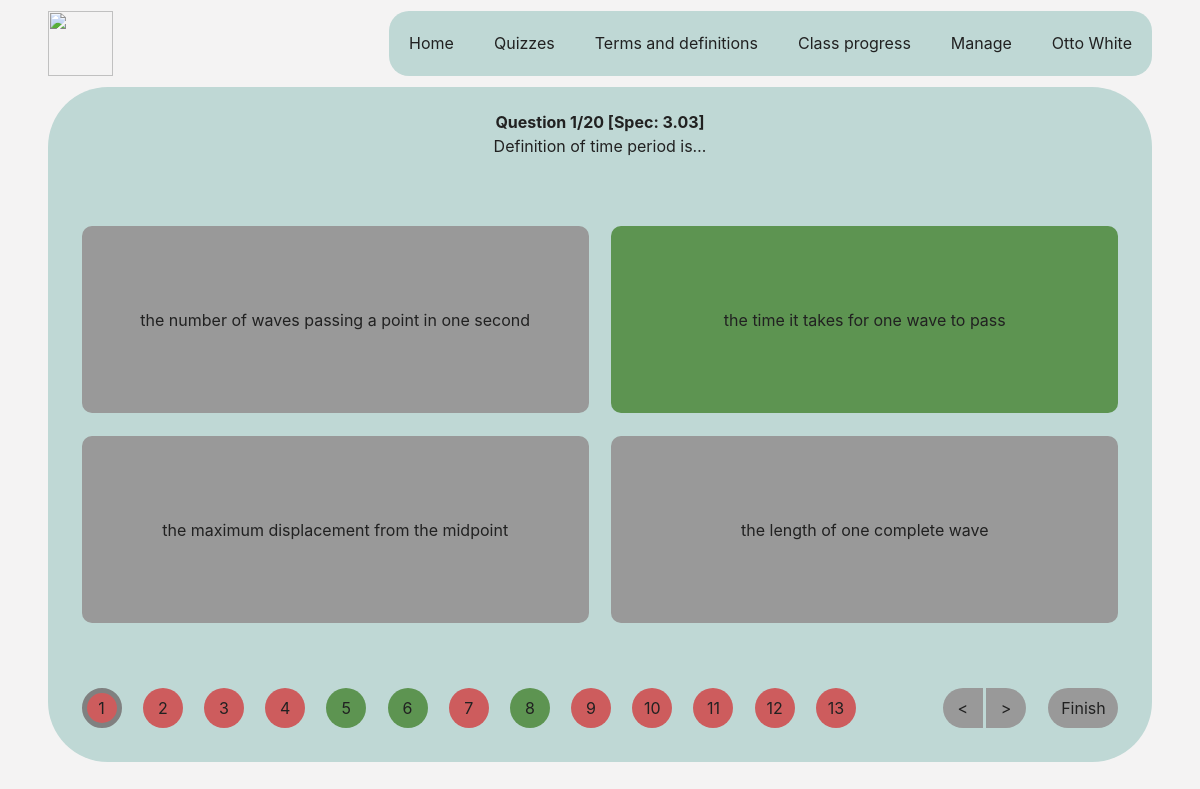
Screenshot of /review_quiz (signed in) with the database file from the repository.
### users/models.py (models this page shows, shortened)
class User(AbstractBaseUser):
    user_id = models.AutoField(primary_key=True)
    username            = models.CharField(unique=False, max_length=60)
    date_joined         = models.DateTimeField(auto_now_add=True)
    last_login          = models.DateTimeField(auto_now=True)
    is_active           = models.BooleanField(default=True)
    is_staff            = models.BooleanField(default=False)
    is_admin            = models.BooleanField(default=False)
    is_superuser        = models.BooleanField(default=False)
    email               = models.EmailField(unique=True, max_length=60)
    first_name          = models.CharField(max_length=60)
    last_name           = models.CharField(max_length=60)
    date_of_birth       = models.DateField()
    last_quiz           = models.TextField()
    USERNAME_FIELD = 'email'
    REQUIRED_FIELDS = ['username', 'first_name', 'last_name', 'date_of_birth']
    objects = UserManager() # linking the User manager created

### main_app/models.py (models this page shows)
class Question(models.Model):
    question_id             = models.AutoField(primary_key=True)
    specification_point     = models.FloatField()
    question                = models.TextField()
    diagram_name            = models.TextField(default='')
    a                       = models.CharField(max_length=50)
    b                       = models.CharField(max_length=50)
    c                       = models.CharField(max_length=50)
    d                       = models.CharField(max_length=50)
    correct_answer          = models.CharField(max_length=1, default='')

### main_app/views.py (the view, shortened to what this page needs)
# urls.py: path('review_quiz', ReviewQuizView.as_view(), name="main-review-quiz"),
class ReviewQuizView(LoginRequiredTemplateView):
    template_name = 'main_app/review_quiz.html'
    def get(self, request):
        current_user = request.user
        last_quiz = eval(current_user.last_quiz) # evaluates the JSON last quiz state
        question_ids = [x[1] for x in last_quiz] # retrieves the question ids
        preserved = Case(*[When(question_id=question_id, then=index) for index, question_id in enumerate(question_ids)])
        question_data = Question.objects.filter(question_id__in=question_ids).order_by(preserved)
        args = {
            'question_data': question_data,
            'title': 'Do quiz',
        }
        return render(request, self.template_name, args)

### main_app/templates/main_app/review_quiz.html (shortened to what this page needs)
{% extends "main_app/logged_in.html" %}
{% block content %}
    {% load static %}
    <div id="context-wrapper">
        {% for question in question_data %}
            {% ifnotequal question.diagram_name "nan" %}
                <p class="question-paragraph q{{ forloop.counter }} diagram">
                    <strong class="q{{ forloop.counter }}">Question {{ forloop.counter }}/{{ question_data.count }} [Spec: {{ question.specification_point }}]</strong>
                    {{ question.question }}
                </p>
                <img class='question-image q{{ forloop.counter }} diagram' src='{% static "main_app/" %}{{question.diagram_name}}'>
            {% else %}
                <p class="question-paragraph q{{ forloop.counter }}">
                    <strong class="q{{ forloop.counter }}">Question {{ forloop.counter }}/{{ question_data.count }} [Spec: {{ question.specification_point }}]</strong>
                    {{ question.question }}
                </p>
            {% endifnotequal %}
        {% endfor %}
    </div>
    {% for question in question_data %}
        {% ifnotequal question.diagram_name "nan" %}
            <div class="answer-box a1-box q{{ forloop.counter }} diagram"><span class="question-span">{{ question.a }}</span></div>
            <div class="answer-box a2-box q{{ forloop.counter }} diagram"><span class="question-span">{{ question.b }}</span></div>
            <div class="answer-box a3-box q{{ forloop.counter }} diagram"><span class="question-span">{{ question.c }}</span></div>
            <div class="answer-box a4-box q{{ forloop.counter }} diagram"><span class="question-span">{{ question.d }}</span></div>
        {% else %}
            <div class="answer-box a1-box q{{ forloop.counter }}"><span class="question-span">{{ question.a }}</span></div>
            <div class="answer-box a2-box q{{ forloop.counter }}"><span class="question-span">{{ question.b }}</span></div>
            <div class="answer-box a3-box q{{ forloop.counter }}"><span class="question-span">{{ question.c }}</span></div>
            <div class="answer-box a4-box q{{ forloop.counter }}"><span class="question-span">{{ question.d }}</span></div>
        {% endifnotequal %}
    {% endfor %}
    <div id="question-numbers-wrapper">
        {% for question in question_data %}
            <div class="question-number" id="q{{ forloop.counter }}-nav" onclick="select_question({{ forloop.counter }})">
                <span class="question-nav-span">{{ forloop.counter }}</span>
            </div>
        {% endfor %}
    </div>
    <div id="nav-items-wrapper">
        <div id="finished-button" onclick="finish_review()"><span id="finished-span">Finish</span></div>
        <div id="next-button" onclick="select_question(current_question + 1)"><span id="next-span"> > </span></div>
        <div id="previous-button" onclick="select_question(current_question - 1)"><span id="previous-span"> < </span></div>
    </div>
{% endblock content %}

### main_app/templates/main_app/logged_in.html (shortened to what this page needs)
{% extends "main_app/base.html" %}
{% block body %}
    <div id="wrapper">
        <div id="top-bar-wrapper">
            <img id="logo-image" src="https://ichef.bbci.co.uk/childrens-responsive-ichef-live/r/320/1x/cbbc/science-logo-final_alt7.png">
            <div id="nav-box">
                {% if user.is_staff %}
                    <ul id="menu-list">
                        <li class="menu-list-item"> <a href="{% url 'main-home' %}" class="menu-list-item-link">Home</a> </li>
                        <li class="menu-list-item"> <a href="{% url 'main-generate-quiz' %}" class="menu-list-item-link">Quizzes</a> </li>
                        <li class="menu-list-item"> <a href="{% url 'main-generate-terms' %}" class="menu-list-item-link">Terms and definitions</a> </li>
                        <li class="menu-list-item"> <a href="#" class="menu-list-item-link">Class progress</a> </li>
                        <li class="menu-list-item"> <a href="#" class="menu-list-item-link">Manage</a> </li>
                        <li class="menu-list-item"> <a href="#" class="menu-list-item-link">{{ user.first_name }} {{ user.last_name }}</a> </li>
                    </ul>
                {% endif %}
            </div>
        </div>
        <div class="content-wrapper">
            <div class="box" id="content">
                {% block content %}{% endblock content %}
            </div>
        </div>
    </div>
{% endblock body %}

### main_app/templates/main_app/base.html (shortened to what this page needs)
<html>
    <head>
        <link rel="stylesheet" href="https://stackpath.bootstrapcdn.com/bootstrap/4.3.1/css/bootstrap.min.css">
    </head>
    <body>
        {% block body %}{% endblock body %}
    </body>
</html>

### main_app/templates/main_app/base.html (style rules this page uses)
:root { --primary-bg: #f4f3f3; --primary-content: #bfd8d5; --primary-text: #212121; --primary-hover: #009688; --secondary-text: #757575; --accent-colour: #999999; }
* { outline: 0px black solid; }
body { background-color: var(--primary-bg); }

### main_app/templates/main_app/logged_in.html (style rules this page uses)
#wrapper { position: relative; height: 100%; }
#top-bar-wrapper { display: grid; grid-template-columns: 1fr 9fr; padding-top: 0.7em; padding-right: 3em; padding-left: 3em; padding-bottom: 0.35em; }
#nav-box { border-radius: 20px; background-color: grey; justify-self: end; background-color: var(--primary-content); }
#logo-image { height: 65px; justify-self: start; }
#menu-list { list-style-type: none; padding: 0; margin: 0; }
.menu-list-item { float: left; padding: 10px; margin: 10px; }
.menu-list-item-link { text-decoration: none; color: var(--primary-text); }
.content-wrapper { display: grid; padding-right: 3em; padding-left: 3em; padding-top: 0.35em; height: 85%; }
.box { border-radius: 60px; padding: 1.4em; color: var(--primary-text); background-color: var(--primary-content); }

### main_app/templates/main_app/review_quiz.html (style rules this page uses)
#content { display: grid; grid-template-columns: repeat(4, 1fr); grid-template-rows: repeat(6, 1fr); }
#context-wrapper { display: grid; grid-template-columns: 1fr 1fr; grid-column: 1/5; grid-row: 1/4; }
#context-wrapper > *:not(.diagram) { grid-column: 1/3; text-align: center; justify-self: center; }
.answer-box { display: grid; margin: 0.7em; text-align: center; background-color: var(--accent-colour); border-radius: 10px; }
.a1-box { grid-column: 1/3; grid-row: 2/4; }
.a2-box { grid-column: 3/5; grid-row: 2/4; }
.a3-box { grid-column: 1/3; grid-row: 4/6; }
.a4-box { grid-column: 3/5; grid-row: 4/6; }
.question-span { justify-self: center; align-self: center; }
#question-numbers-wrapper { display: grid; grid-column: 1/4; grid-row: 6/7; align-self: end; height: auto; grid-gap: 0.7em; grid-template-columns: repeat(30, 50px); overflow-x: scroll; overflow-y: hidden; }
#nav-items-wrapper { grid-column: 4/5; grid-row: 6/7; align-self: end; align-items: end; }
.question-number { display: grid; float: left; height: 40px; width: 40px; margin: 0.7em; border-radius: 100px; background-color: var(--accent-colour); color: var(--primary-text) }
.question-nav-span { justify-self: center; align-self: center; }
.question-paragraph, .answer-box { display: none; }
#previous-button { display: grid; background-color: var(--accent-colour); float: right; height: 40px; width: 40px; margin: 0.7em; margin-right: 0.1em; border-radius: 100px; border-top-right-radius: 0; border-bottom-right-radius: 0; }
#next-button { display: grid; background-color: var(--accent-colour); float: right; height: 40px; width: 40px; margin: 0.7em; margin-left: 0.1em; border-radius: 100px; border-top-left-radius: 0; border-bottom-left-radius: 0; }
#next-span, #previous-span { color: var(--primary-text); justify-self: center; align-self: center; }
#finished-button { display: grid; background-color: var(--accent-colour); float: right; height: 40px; width: 70px; margin: 0.7em; border-radius: 100px; }
#finished-span { color: var(--primary-text); justify-self: center; align-self: center; }

### rows the page displays
User: first_name "Otto", last_name "White"
Question: count "20", specification_point "3.03", question "Definition of time period is…", a "the number of waves passing a point in one second", b "the time it takes for one wave to pass", c "the maximum displacement from the midpoint", d "the length of one complete wave"
